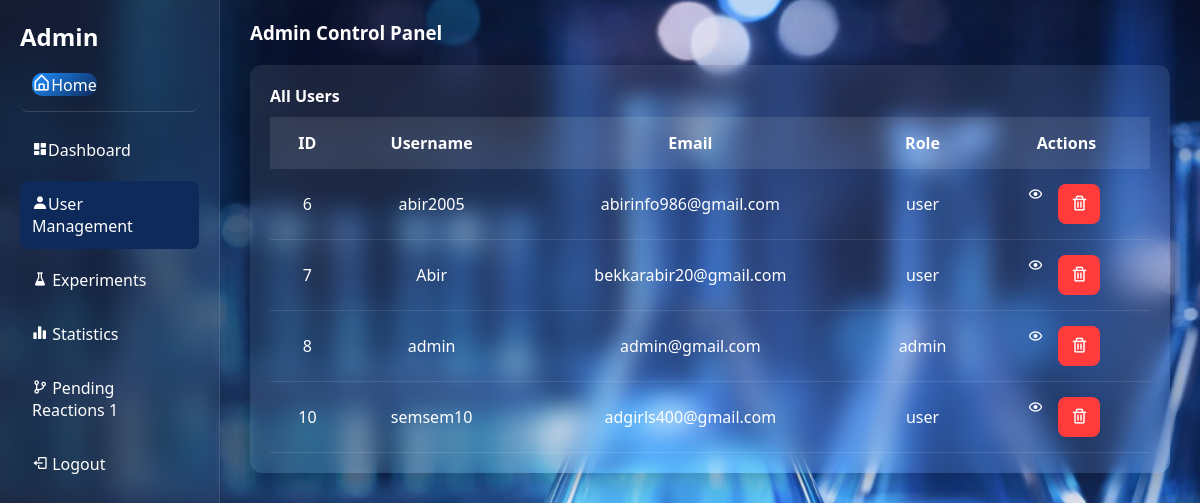
Page /admin/users (signed in) on the earlier database version.
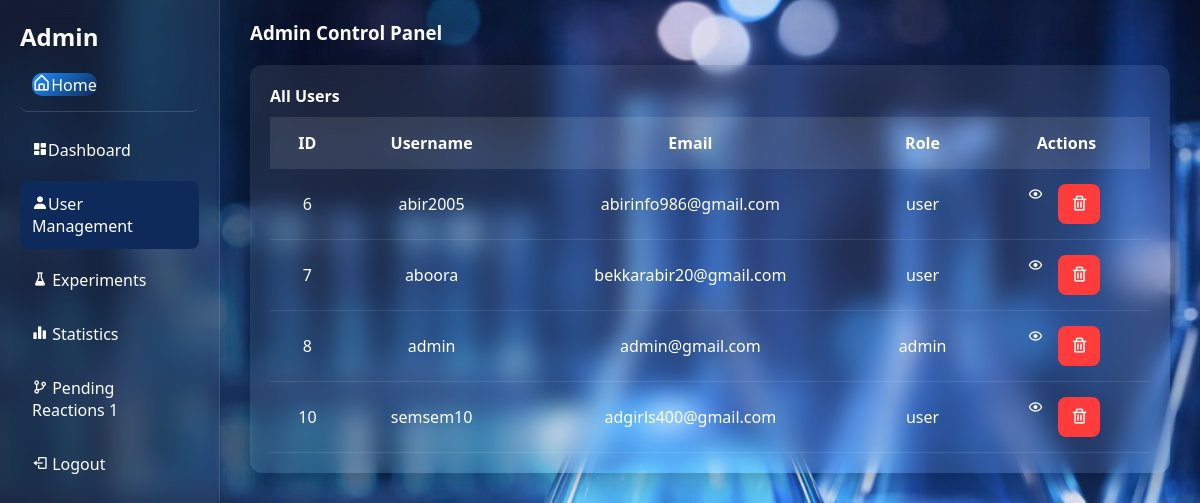
Same page on the later database version.
### tables this page shows
CREATE TABLE user (
        id INTEGER PRIMARY KEY AUTOINCREMENT,
        username TEXT NOT NULL,
        email TEXT UNIQUE NOT NULL,
        password TEXT NOT NULL,
        role TEXT CHECK(role IN ('admin', 'user')) NOT NULL
    , avatar TEXT DEFAULT 'default.png', first_name TEXT, institution  TEXT);

### routes/admin.py (the view)
@admin_bp.route("/users")
def users():
    if session.get("role") != "admin":
        return redirect(url_for("login.login"))
    db = get_db()
    user_id = session.get("user_id")
    user = db.execute("SELECT username, avatar FROM user WHERE id=?", (user_id,)).fetchone()
    user = dict(user) if user else {"username": "Admin", "avatar": "default.png"}
    users = db.execute("SELECT id, username, email, role FROM user").fetchall()
    db.close()
    return render_template("admin/admin_user.html", users=users, user=user)

### app.py (called while the page is built)
def get_locale():
    return session.get('lang', 'en')

@app.before_request
def set_language():
    lang = request.args.get('lang')
    if lang:
        session['lang'] = lang

@app.context_processor
def inject_globals():
    return dict(get_locale=get_locale)

### database/db.py (called while the page is built)
def get_db():
    if "db" not in g:
        g.db = sqlite3.connect(DB_PATH)
        g.db.row_factory = sqlite3.Row
    return g.db

### templates/admin/admin_user.html (shortened to what this page needs)
<!doctype html>
<html lang="en">
<head>
    <link rel="stylesheet" href="/static/css/admin.css" />
    <link href="https://unpkg.com/boxicons@2.1.4/css/boxicons.min.css" rel="stylesheet"/>
</head>
<body>
    <div class="container">
        {% include 'admin/sidebar.html' %}
        <main class="main">
            <div class="topbar">
                  <h3>{{ _('Admin Control Panel') }}</h3>
            </div>
            <div class="table-box glass-table">
                <h4>{{ _('All Users') }}</h4>
                <table>
                    <thead>
                        <tr>
                            <th>{{ _('ID') }}</th>
                            <th>{{ _('Username') }}</th>
                            <th>{{ _('Email') }}</th>
                            <th>{{ _('Role') }}</th>
                            <th>{{ _('Actions') }}</th>
                        </tr>
                    </thead>
                    <tbody>
                        {% for user_item in users %}
                        <tr>
                            <td>{{ user_item[0] }}</td>
                            <td>{{ user_item[1] }}</td>
                            <td>{{ user_item[2] }}</td>
                            <td>{{ user_item[3] }}</td>
                            <td class="actions">
                                <a href="/admin/user/{{ user_item[0] }}" class="view-btn">
                                    <i class="bx bx-show"></i>
                                </a>
                                <form
                                    method="POST"
                                    action="/admin/user/{{ user_item[0] }}/delete"
                                    style="display:inline;"
                                    onsubmit="return confirm(`{{ _('Are you sure you want to delete this user? This cannot be undone.') }}`);">
                                    <button type="submit" class="delete-btn">
                                        <i class="bx bx-trash"></i>
                                    </button>
                                </form>
                            </td>
                        </tr>
                        {% endfor %}
                    </tbody>
                </table>
            </div>
        </main>
    </div>
</body>
</html>

Differences in the rows shown:
changed user "bekkarabir20@gmail.com": username "Abir" → "aboora"
